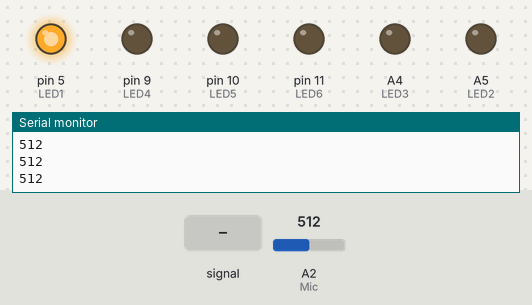
Simulated run of this sketch. Board: Arduino Uno, built with avr-gcc and run on an emulated ATmega328P. Shown: output pins drawn as LEDs (lit = HIGH), the last lines printed to the serial monitor. Dashed ring = blinking. Inputs (shaded band) come from the test bench; at power-on: A2 (Mic) = 512.

Above: at 1.2 s.
1.3 s: A2 (Mic) fed a 200 Hz sine of ±81 counts around its level
At 1.9 s:
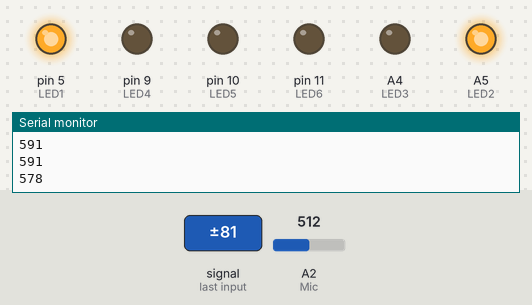
4.3 s: A2 (Mic) set to 660
At 5.2 s:
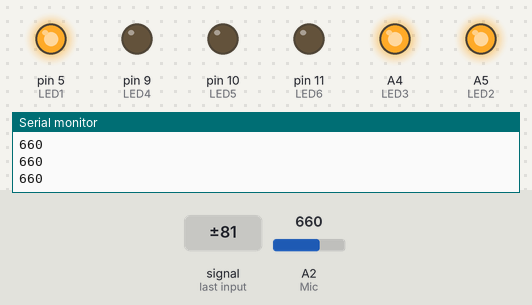
5.8 s: A2 (Mic) fed a 1000 Hz sine of ±255 counts around its level
At 7.61 s:
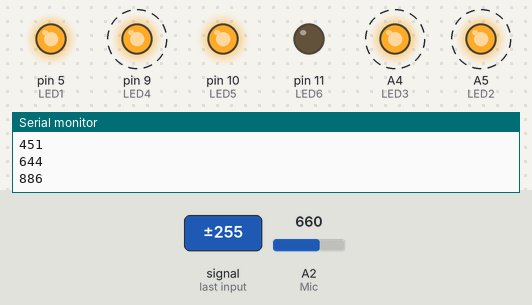
8.8 s: A2 (Mic) fed a 50 Hz sine of ±306 counts around its level
At 10.05 s:
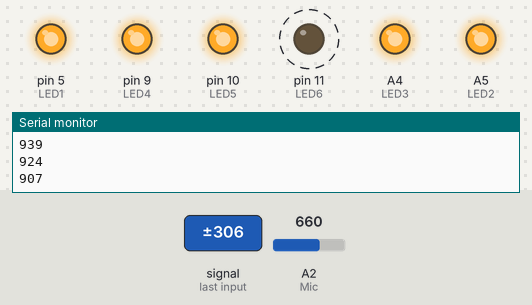
11.8 s: A2 (Mic) set to 640
At 13.0 s:
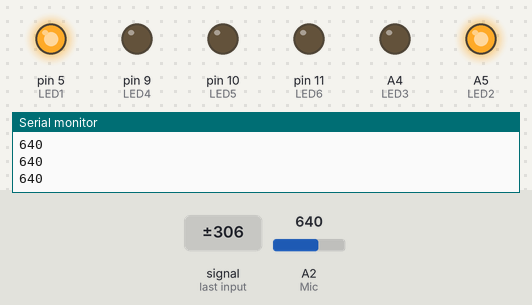
13.5 s: A2 (Mic) set to 716
At 14.8 s:
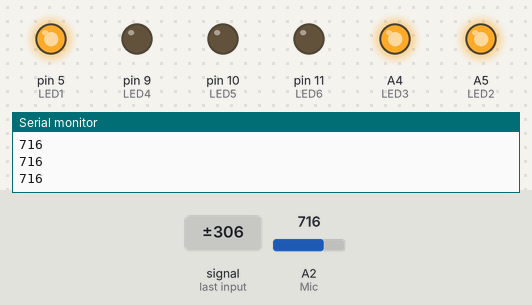
Timing chart, 0 to 16.0 s (numbered marks = the images above; inputs shaded):
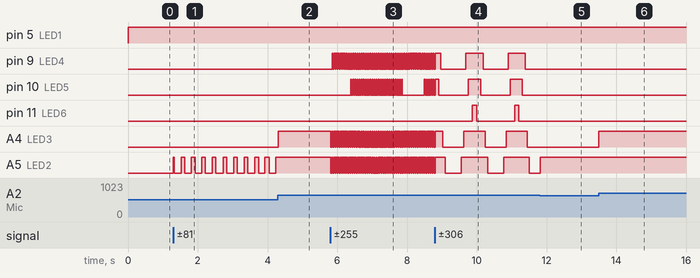

The sketch:

Lilypad_sound_sensor.ino
```cpp
#include <SoftwareSerial.h>
int Mic = A2;
int LED1 = 5;
int LED2 = A5;
int LED3 = A4;
int LED4 = 9;
int LED5 = 10;
int LED6 = 11;

void setup() {
  pinMode(Mic, INPUT);
  pinMode(LED1, OUTPUT);
  digitalWrite(LED1, LOW);
  pinMode(LED2, OUTPUT);
  digitalWrite(LED2, LOW);
  pinMode(LED3, OUTPUT);
  digitalWrite(LED3, LOW);
  pinMode(LED4, OUTPUT);
  digitalWrite(LED4, LOW);
  pinMode(LED5, OUTPUT);
  digitalWrite(LED5, LOW);
  pinMode(LED6, OUTPUT);
  digitalWrite(LED6, LOW);
  Serial.begin(9600);

}

void loop() {
  int Aud = analogRead(Mic);
  Serial.println(Aud);
    digitalWrite(LED1, LOW);
    digitalWrite(LED2, LOW);
    digitalWrite(LED3, LOW);
    digitalWrite(LED4, LOW);
    digitalWrite(LED5, LOW);
    digitalWrite(LED6, LOW);

  if (Aud < 550){
    digitalWrite(LED1, HIGH);
    digitalWrite(LED2, LOW);
    digitalWrite(LED3, LOW);
    digitalWrite(LED4, LOW);
    digitalWrite(LED5, LOW);
    digitalWrite(LED6, LOW);
    delay(20);
  }
  if (550 < Aud && Aud < 650){
    digitalWrite(LED1, HIGH);
    digitalWrite(LED2, HIGH);
    digitalWrite(LED3, LOW);
    digitalWrite(LED4, LOW);
    digitalWrite(LED5, LOW);
    digitalWrite(LED6, LOW);
    delay(20);
  }
  if (650 < Aud && Aud < 750){
    digitalWrite(LED1, HIGH);
    digitalWrite(LED2, HIGH);
    digitalWrite(LED3, HIGH);
    digitalWrite(LED4, LOW);
    digitalWrite(LED5, LOW);
    digitalWrite(LED6, LOW);
    delay(20);
  }
  if (750 < Aud && Aud < 850){
    digitalWrite(LED1, HIGH);
    digitalWrite(LED2, HIGH);
    digitalWrite(LED3, HIGH);
    digitalWrite(LED4, HIGH);
    digitalWrite(LED5, LOW);
    digitalWrite(LED6, LOW);
    delay(20);
  }
  if (850 < Aud && Aud < 950){
    digitalWrite(LED1, HIGH);
    digitalWrite(LED2, HIGH);
    digitalWrite(LED3, HIGH);
    digitalWrite(LED4, HIGH);
    digitalWrite(LED5, HIGH);
    digitalWrite(LED6, LOW);
    delay(20);
  }
  if (Aud > 950){
    digitalWrite(LED1, HIGH);
    digitalWrite(LED2, HIGH);
    digitalWrite(LED3, HIGH);
    digitalWrite(LED4, HIGH);
    digitalWrite(LED5, HIGH);
    digitalWrite(LED6, HIGH);
    delay(20);
  }

}
```

Measured:
- after the input at 1.3 s, A5 (LED2): LOW → HIGH at once, then repeats every 0.31 s: LOW 0.20 s, HIGH 0.10 s
- after the input at 4.3 s, A4 (LED3): LOW → HIGH at once; A5 (LED2): stops changing and stays HIGH
- after the input at 5.8 s, pin 9 (LED4): alternates HIGH for 0.02 s and LOW for 0.04 s, starting after 0.06 s; pin 10 (LED5): goes 24 × (HIGH 0.02 s, LOW 0.04 s), HIGH 0.02 s, LOW 0.63 s, 4 × (HIGH 0.02 s, LOW 0.04 s), HIGH 0.02 s, then LOW, starting after 0.59 s; A4 (LED3), A5 (LED2): alternates HIGH for 0.04 s and LOW for 0.02 s, starting at once
- after the input at 8.8 s, pin 11 (LED6): alternates HIGH for 0.13 s and LOW for 1.1 s, starting after 1.1 s
- after the input at 11.8 s, pin 9 (LED4): stays LOW (without the input it goes to HIGH after 0.30 s); pin 10 (LED5): stays LOW (without the input it goes to HIGH after 0.38 s); pin 11 (LED6): stays LOW (without the input it goes to HIGH after 0.48 s); A4 (LED3): stays LOW (without the input it goes to HIGH after 0.24 s)
- after the input at 13.5 s, A4 (LED3): LOW → HIGH at once
